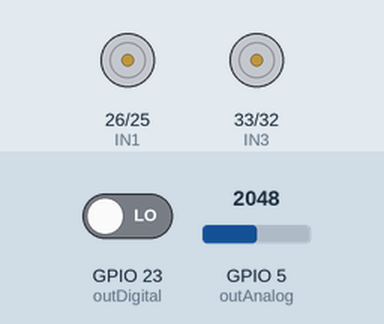
Recording of a sketch running on a simulated ESP32. Parts: motor-driver pin pairs drawn as motors (green arrow = first pin HIGH = forward, orange = second pin HIGH = backward, longer = more drive). The inputs (shaded band) are chosen by the test bench; at power-on: GPIO 23 (outDigital) LOW, GPIO 5 (outAnalog) = 2048. What the sketch prints to the serial monitor is not drawn.

Above: at 1.2 s.
1.3 s: GPIO 23 (outDigital) driven HIGH
At 2.3 s:
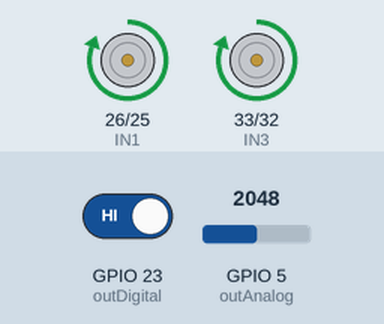
2.8 s: GPIO 23 (outDigital) driven LOW
At 4.2 s:
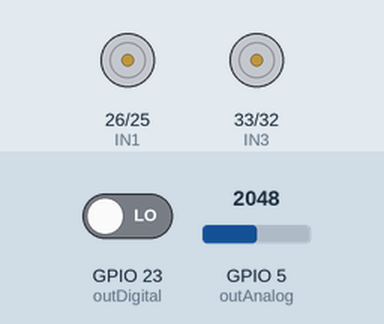
Timing chart, 0 to 5.8 s (numbered marks = the images above; inputs shaded):
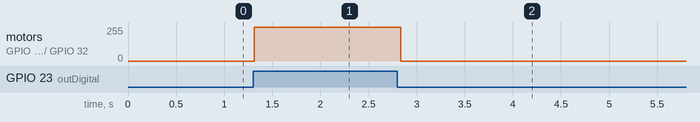

The sketch:

robot_code_xline_sensor.ino
```cpp
// --- دبابيس حساس XLINE ---
const int s0 = 18;
const int s1 = 19;
const int s2 = 21;
const int s3 = 22;
const int outDigital = 23; // المخرج الرقمي
const int outAnalog = 5;   // المخرج التماثلي P5

// --- دبابيس درايفر L298 ---
const int IN1 = 26;
const int IN2 = 25;
const int IN3 = 33;
const int IN4 = 32;

void setup() {
  Serial.begin(115200);

  // إعداد دبابيس الحساس
  pinMode(s0, OUTPUT);
  pinMode(s1, OUTPUT);
  pinMode(s2, OUTPUT);
  pinMode(s3, OUTPUT);
  pinMode(outDigital, INPUT);

  // إعداد دبابيس المحركات
  pinMode(IN1, OUTPUT);
  pinMode(IN2, OUTPUT);
  pinMode(IN3, OUTPUT);
  pinMode(IN4, OUTPUT);

  Serial.println("System Ready: XLINE + L298");
}

void loop() {
  int sensorValues[16];
  int analogValues[16];

  for (int i = 0; i < 16; i++) {
    // اختيار الحساس
    digitalWrite(s0, (i & 0x01));
    digitalWrite(s1, (i >> 1) & 0x01);
    digitalWrite(s2, (i >> 2) & 0x01);
    digitalWrite(s3, (i >> 3) & 0x01);

    delayMicroseconds(10);

    // قراءة النوعين
    sensorValues[i] = digitalRead(outDigital);
    analogValues[i] = analogRead(outAnalog); // قراءة دقيقة للشدة
  }

  // مثال لتحريك المحركات للأمام إذا كان الحساس الأوسط (رقم 7 و 8) يرى الخط
  if (sensorValues[7] == 1 || sensorValues[8] == 1) {
    moveForward();
  } else {
    stopMotors();
  }

  // طباعة قيم الحساس التماثلي للمعايرة
  Serial.print("Analog Sensor 7: ");
  Serial.println(analogValues[7]);

  delay(50);
}

// دالة التحرك للأمام
void moveForward() {
  digitalWrite(IN1, HIGH); digitalWrite(IN2, LOW);
  digitalWrite(IN3, HIGH); digitalWrite(IN4, LOW);
}

void stopMotors() {
  digitalWrite(IN1, LOW); digitalWrite(IN2, LOW);
  digitalWrite(IN3, LOW); digitalWrite(IN4, LOW);
}
```

Measured:
- after the input at 1.3 s, motor on GPIO 26 (IN1) / GPIO 25 (IN2), motor on GPIO 33 (IN3) / GPIO 32 (IN4): stopped → forward 255/255 at once
- after the input at 2.8 s, motor on GPIO 26 (IN1) / GPIO 25 (IN2), motor on GPIO 33 (IN3) / GPIO 32 (IN4): forward 255/255 → stopped at once
